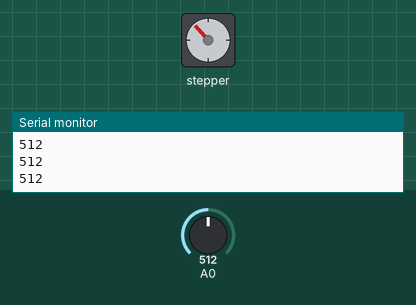
A sketch run on a simulated Arduino Uno, built with avr-gcc and run on an emulated ATmega328P. On the bench: stepper motor, the last lines printed to the serial monitor. The test bench sets the inputs (shaded band); at power-on: A0 = 512. Stepper angles assume 200 steps per turn.

Above: at 1.2 s.
1.3 s: A0 set to 190
At 1.71 s:
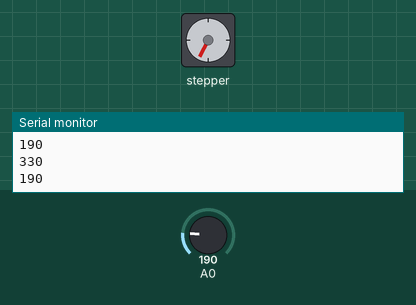
4.3 s: A0 set to 210
At 4.3 s:
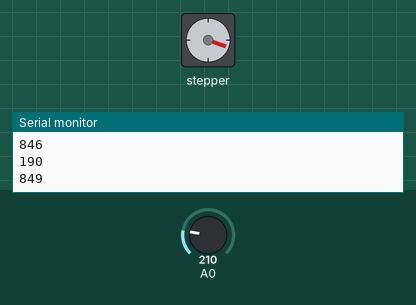
Timing chart, 0 to 19.3 s (numbered marks = the images above; inputs shaded):
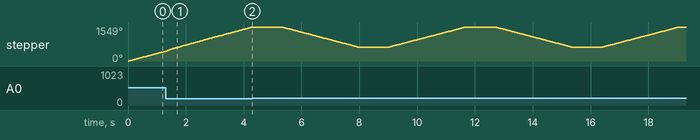

The sketch:

teste_motor_assistido_controlado.ino
```cpp
#include "Stepper.h"

Stepper meuMotor(200, 8, 10, 9, 11);

/////////////////////////////////////////////////////////////////

class motorPasso
{
  int increment = 3;        // increment to move for each interval
  unsigned long lastUpdate; // last update of position
  int passos;
  int pos;
  int updateInterval;
  unsigned long int temp;
  int cont = 0;


  public:

  motorPasso(int interval){
    updateInterval = interval;
  }

  void Velocity(int spd){
    meuMotor.setSpeed(spd);
  }
  void Passos(int stp){
    passos = stp;
  }
  int Return_pos()
  {
    return pos;
  }


  void Update()
  {

   if((pos < passos)&&(pos > -passos))
   {
       if((millis() - lastUpdate) > updateInterval)  // time to update
       {
            lastUpdate = millis();
            meuMotor.step(increment);
            pos += increment;
        }
    }

    if((pos >= passos)||(pos <= -passos)) // end of sweep
    {
        if (cont == 0)
        {
            temp = millis();
            cont = 1;
        }
        if((millis() - temp) > 1000)
        {
            increment = -increment;
            pos = 0;
            cont = 0;
        }
     }
 }
};


///////////////////////////////////////////////////////////////////////////////////////////


motorPasso myStepper(10);

unsigned long int tempo = 0;
int assist;
int temp = 0;
int pos = 0;

void setup() {

  Serial.begin(9600);
  myStepper.Velocity(60);
  myStepper.Passos(512);
  assist = 1;


}

void loop() {

  Serial.println(analogRead(A0));

  switch(assist)
  {
    case 0: //controlado
              myStepper.Update();
              Serial.println(analogRead(A0));
              break;
    case 1: //assistido controlado
              if(analogRead(A0) < 200)
              {
                if(temp == 0)
                {
                  myStepper.Velocity(90);
                  myStepper.Passos(1024);
                  temp = 1;
                }

                myStepper.Update();
                pos = myStepper.Return_pos();
                Serial.println(pos);

                if(pos <= - 1024)
                {
                  temp = 0;

                }

              }else{
                  myStepper.Velocity(60);
                  myStepper.Passos(512);
                  myStepper.Update();
              }
              break;
  }

}
```

teste_motor_simplificado.ino
```cpp

```
